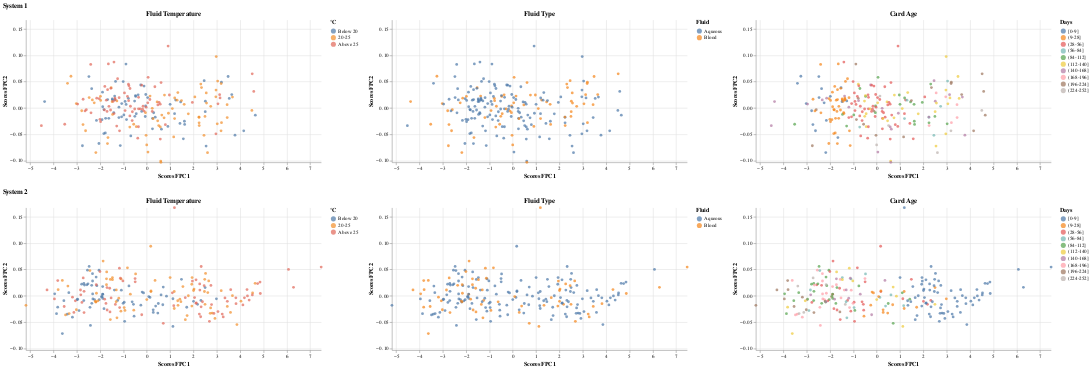

This figure's notebook cell:
### Markdown cell above
### System 1 versus System 2: Sensor A - Cal Window

### Code cell
pc_scores_s1_A_cal_window, pc_scores_s2_A_cal_window,fpca_s1_A_cal_window,fpca_s2_A_cal_window = fpca_two_inputs(A1_cal_window_combine_balanced.iloc[:,:-6], A2_cal_window_combine_balanced.iloc[:,:-6], color_fpc1_s1='tab:blue', color_fpc2_s1='tab:cyan', color_fpc1_s2='tab:orange', color_fpc2_s2='gold')
print("--------------------------------------------------- Bootstrap -------------------------------------------------------------------------------------------")
ac1, ac2 = bootstrap(A1_cal_window_combine_balanced, A2_cal_window_combine_balanced,"A","cal_window",features="FluidTempBin")
print("--------------------------------------------------- PCA Scores -------------------------------------------------------------------------------------------")
create_pc_scores_plots(pc_scores_s1_A_cal_window, pc_scores_s2_A_cal_window, A1_cal_window_combine_balanced, A2_cal_window_combine_balanced,features="FluidTempBin")

### Figure 1 — Vega-Lite specification as saved in the notebook (floating-point values rounded to 4 significant figures; data arrays with more than 128 entries replaced by an {"elided": "..."} marker saying what was removed)
{"config": {"view": {"continuousWidth": 300, "continuousHeight": 300, "stroke": null}}, "vconcat": [{"hconcat": [{"mark": {"type": "circle"}, "encoding": {"color": {"field": "FluidTempBin", "scale": {"domain": ["Below 20", "20-25", "Above 25"], "range": ["#4e79a7", "#f28e2b", "#e16759"]}, "sort": ["Below 20", "20-25", "Above 25"], "title": "°C", "type": "ordinal"}, "tooltip": [{"field": "TestID", "type": "quantitative"}, {"field": "PC1_Scores", "type": "quantitative"}, {"field": "PC2_Scores", "type": "quantitative"}, {"field": "FluidTempBin", "title": "Fluid Temperature", "type": "ordinal"}], "x": {"field": "PC1_Scores", "scale": {"domain": [-5.179, 7.471]}, "title": "Scores FPC1", "type": "quantitative"}, "y": {"field": "PC2_Scores", "scale": {"domain": [-0.1034, 0.1672]}, "title": "Scores FPC2", "type": "quantitative"}}, "height": 280, "title": "Fluid Temperature", "width": 580}, {"mark": {"type": "circle"}, "encoding": {"color": {"field": "FluidTypeBin", "scale": {"scheme": "tableau10"}, "title": "Fluid", "type": "nominal"}, "tooltip": [{"field": "TestID", "type": "quantitative"}, {"field": "PC1_Scores", "type": "quantitative"}, {"field": "PC2_Scores", "type": "quantitative"}, {"field": "FluidTypeBin", "title": "Fluid Type", "type": "nominal"}], "x": {"field": "PC1_Scores", "scale": {"domain": [-5.179, 7.471]}, "title": "Scores FPC1", "type": "quantitative"}, "y": {"field": "PC2_Scores", "scale": {"domain": [-0.1034, 0.1672]}, "title": "Scores FPC2", "type": "quantitative"}}, "height": 280, "title": "Fluid Type", "width": 580}, {"mark": {"type": "circle"}, "encoding": {"color": {"field": "CardAgeBin", "scale": {"scheme": "tableau10"}, "sort": ["[0-9]", "(9-28]", "(28-56]", "(56-84]", "(84-112]", "(112-140]", "(140-168]", "(168-196]", "(196-224]", "(224-252]"], "title": "Days", "type": "ordinal"}, "tooltip": [{"field": "TestID", "type": "quantitative"}, {"field": "PC1_Scores", "type": "quantitative"}, {"field": "PC2_Scores", "type": "quantitative"}, {"field": "CardAgeBin", "title": "Card Age", "type": "ordinal"}], "x": {"field": "PC1_Scores", "scale": {"domain": [-5.179, 7.471]}, "title": "Scores FPC1", "type": "quantitative"}, "y": {"field": "PC2_Scores", "scale": {"domain": [-0.1034, 0.1672]}, "title": "Scores FPC2", "type": "quantitative"}}, "height": 280, "title": "Card Age", "width": 580}], "data": {"name": "data-c0452462b9177977f1ac78bb0821609c"}, "resolve": {"scale": {"color": "independent"}}, "title": "System 1"}, {"hconcat": [{"mark": {"type": "circle"}, "encoding": {"color": {"field": "FluidTempBin", "scale": {"domain": ["Below 20", "20-25", "Above 25"], "range": ["#4e79a7", "#f28e2b", "#e16759"]}, "sort": ["Below 20", "20-25", "Above 25"], "title": "°C", "type": "ordinal"}, "tooltip": [{"field": "TestID", "type": "quantitative"}, {"field": "PC1_Scores", "type": "quantitative"}, {"field": "PC2_Scores", "type": "quantitative"}, {"field": "FluidTempBin", "title": "Fluid Temperature", "type": "ordinal"}], "x": {"field": "PC1_Scores", "scale": {"domain": [-5.179, 7.471]}, "title": "Scores FPC1", "type": "quantitative"}, "y": {"field": "PC2_Scores", "scale": {"domain": [-0.1034, 0.1672]}, "title": "Scores FPC2", "type": "quantitative"}}, "height": 280, "title": "Fluid Temperature", "width": 580}, {"mark": {"type": "circle"}, "encoding": {"color": {"field": "FluidTypeBin", "scale": {"scheme": "tableau10"}, "title": "Fluid", "type": "nominal"}, "tooltip": [{"field": "TestID", "type": "quantitative"}, {"field": "PC1_Scores", "type": "quantitative"}, {"field": "PC2_Scores", "type": "quantitative"}, {"field": "FluidTypeBin", "title": "Fluid Type", "type": "nominal"}], "x": {"field": "PC1_Scores", "scale": {"domain": [-5.179, 7.471]}, "title": "Scores FPC1", "type": "quantitative"}, "y": {"field": "PC2_Scores", "scale": {"domain": [-0.1034, 0.1672]}, "title": "Scores FPC2", "type": "quantitative"}}, "height": 280, "title": "Fluid Type", "width": 580}, {"mark": {"type": "circle"}, "encoding": {"color": {"field": "CardAgeBin", "scale": {"scheme": "tableau10"}, "sort": ["[0-9]", "(9-28]", "(28-56]", "(56-84]", "(84-112]", "(112-140]", "(140-168]", "(168-196]", "(196-224]", "(224-252]"], "title": "Days", "type": "ordinal"}, "tooltip": [{"field": "TestID", "type": "quantitative"}, {"field": "PC1_Scores", "type": "quantitative"}, {"field": "PC2_Scores", "type": "quantitative"}, {"field": "CardAgeBin", "title": "Card Age", "type": "ordinal"}], "x": {"field": "PC1_Scores", "scale": {"domain": [-5.179, 7.471]}, "title": "Scores FPC1", "type": "quantitative"}, "y": {"field": "PC2_Scores", "scale": {"domain": [-0.1034, 0.1672]}, "title": "Scores FPC2", "type": "quantitative"}}, "height": 280, "title": "Card Age", "width": 580}], "data": {"name": "data-f103c0b9167eb70f362d4547f28b4544"}, "resolve": {"scale": {"color": "independent"}}, "title": "System 2"}], "$schema": "https://vega.github.io/schema/vega-lite/v5.16.3.json", "datasets": {"data-c0452462b9177977f1ac78bb0821609c": {"elided": "216 records"}, "data-f103c0b9167eb70f362d4547f28b4544": {"elided": "216 records"}}}
